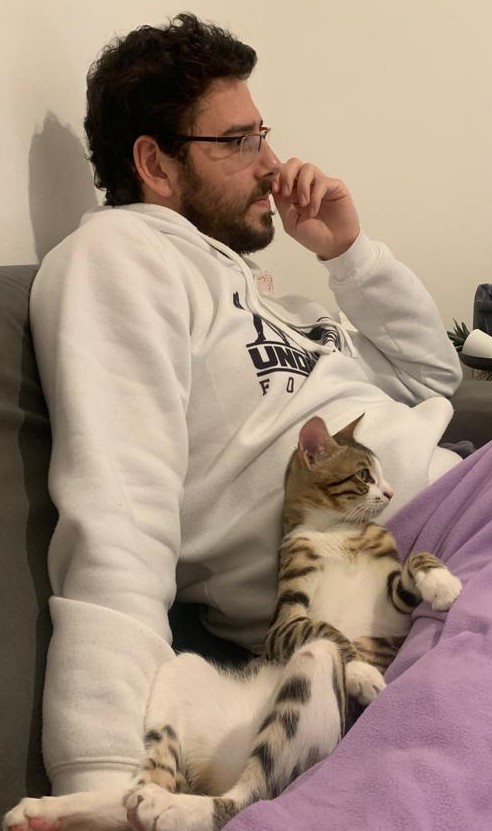
#> input picture data/jj_and_omer.jpeg, 492 x 831 px, found by its file name
$ python find_circles.py
#> lines starting #> are read from the running program, lines starting #| are printed output that depends on the picture; after the words box and inside, x2 and y2 are one past the last pixel; in counts of white or black regions, pixels touching at a corner belong together
import cv2
import numpy as np
import matplotlib.pyplot as plt

img = cv2.imread('data\\jj_and_omer.jpeg')
#> img is the input picture: shape (831, 492, 3); mean B, G, R 126.4, 141.8, 162.5
img = cv2.cvtColor(img, cv2.COLOR_BGR2GRAY)
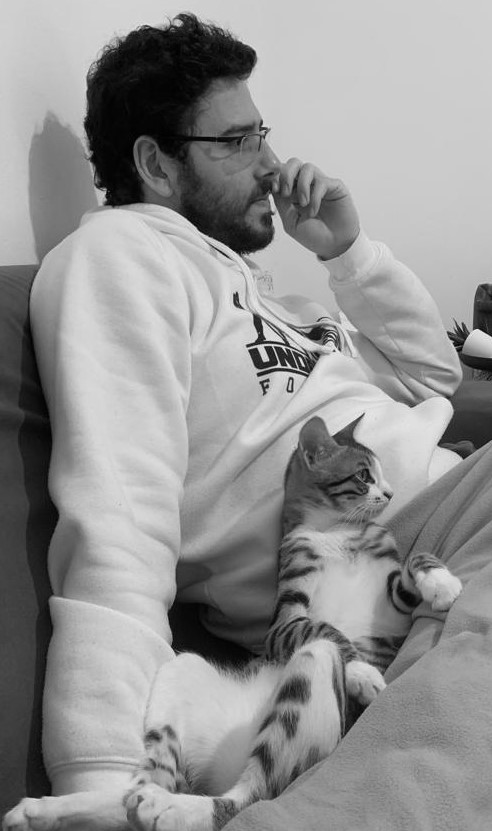
#> img: shape (831, 492); min 0, max 246, mean 146.2

x = np.random.randint(0, 400)
y = np.random.randint(0, 800)
radius = min(np.random.randint(1, 400-x), np.random.randint(1, 800-y))

print(x, y, radius)
cv2.circle(img, center=(x,y), radius=radius, color=(0, 255, 0), thickness=10)
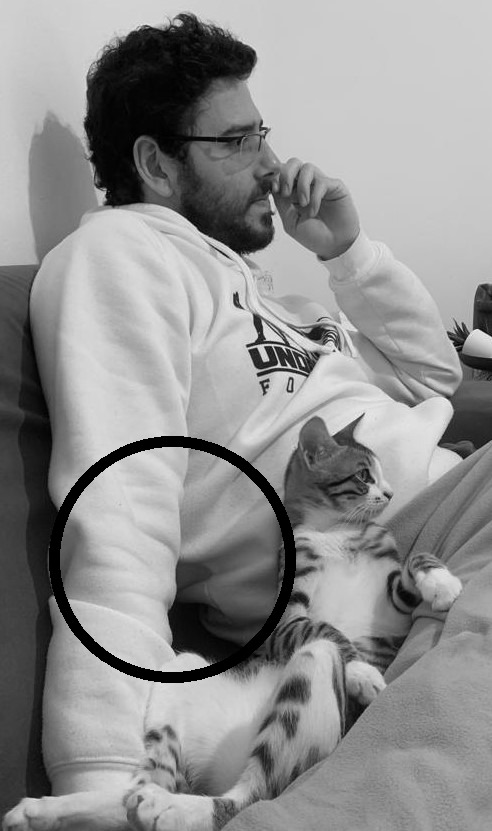
#> img: shape (831, 492); 1.99% of pixels changed, all inside (x1, y1, x2, y2) = (49, 436, 296, 683)
gray = cv2.GaussianBlur(img, (15, 15), 0)
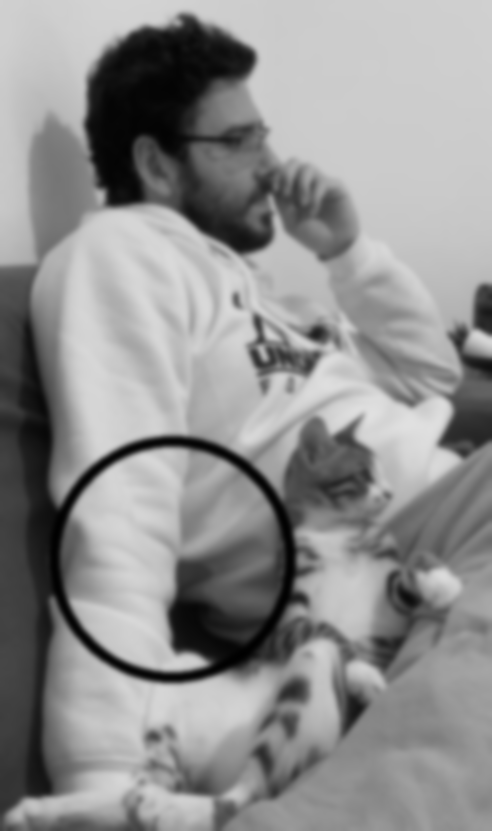
#> gray: shape (831, 492); min 0, max 224, mean 143.4
circles = cv2.HoughCircles(gray, cv2.HOUGH_GRADIENT, 1, 200, param1=100, param2=50, minRadius=10, maxRadius=140)
#> circles = [[172.5, 558.5, 112.3]]
circles = np.uint16(np.around(circles))
#> circles = [[172, 558, 112]]

# Create a blank white image
output = np.ones_like(img) * 255

# Draw the circles on the white image
for i in circles[0,:]:
    cv2.circle(output, (i[0], i[1]), i[2], (0, 0, 0), -1)
#> this loop made 1 pass
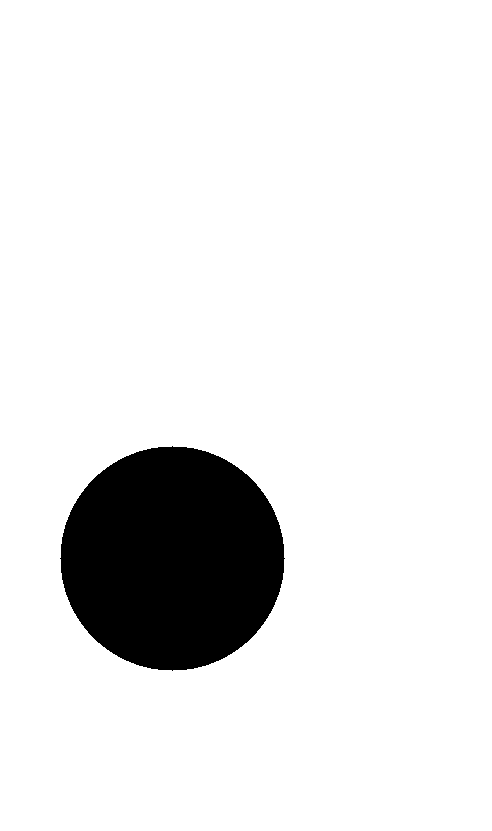
#> output: shape (831, 492); 90.4% white; 1 black region, box (x1, y1, x2, y2) and area: (60, 446, 285, 671) 39381

# Save the result
cv2.imwrite('output.jpg', output)

# First plot
plt.figure()
plt.imshow(img)
plt.title('Original Image')

# Second plot
plt.figure()
plt.imshow(output, cmap='gray')
plt.title('Output Image')

plt.show()
